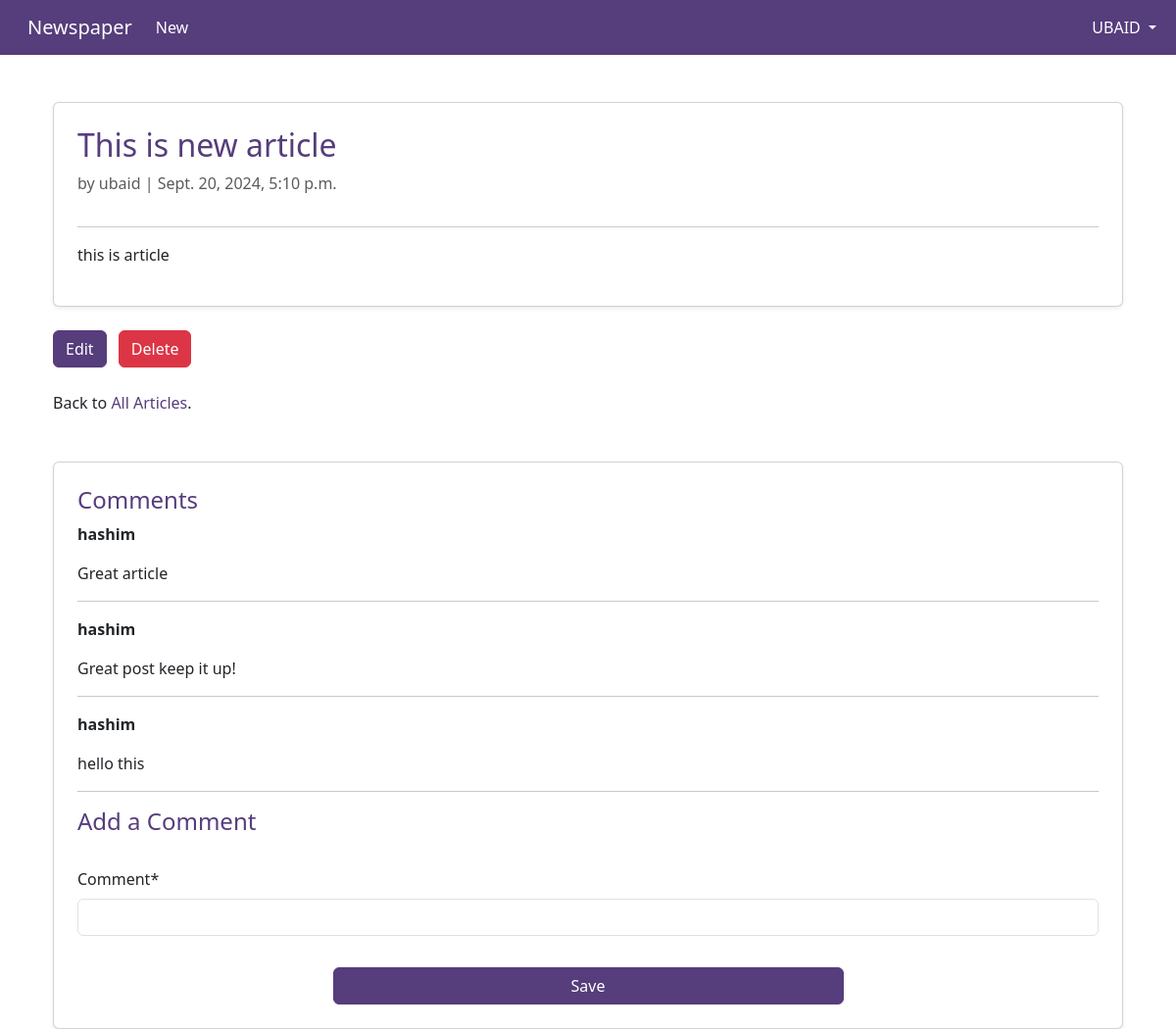
The app's page /articles/6/ (signed in) with its own data.
### accounts/models.py (models this page shows)
class CustomUser(AbstractUser):
    age = models.PositiveIntegerField(null=True, blank=True)
    address = models.CharField(max_length=255, null=True, blank=True)
    city = models.CharField(max_length=100, null=True, blank=True)
    state = models.CharField(max_length=100, null=True, blank=True)
    country = models.CharField(max_length=100, null=True, blank=True)
    zip = models.CharField(max_length=100, null=True, blank=True)
    phone = models.CharField(max_length=100, null=True, blank=True)
    def __str__(self):
        return self.username

### articles/models.py (models this page shows, shortened)
class Article(models.Model):
    title = models.CharField(max_length=255)
    body = models.TextField()
    date = models.DateTimeField(auto_now_add=True)
    author = models.ForeignKey(
        settings.AUTH_USER_MODEL,
        on_delete=models.CASCADE,
    )

class Comment(models.Model):
    article = models.ForeignKey(Article, on_delete=models.CASCADE)
    comment = models.CharField(max_length=140)
    author = models.ForeignKey(
        settings.AUTH_USER_MODEL,
        on_delete=models.CASCADE,
    )

### articles/views.py (the view, shortened to what this page needs)
# urls.py: path("<int:pk>/", ArticleDetailView.as_view(), name="article_detail"),  # new
class ArticleDetailView(LoginRequiredMixin, DetailView):  # new
    def get(self, request, *args, **kwargs):
        view = CommentGet.as_view()
        return view(request, *args, **kwargs)

### articles/forms.py
class CommentForm(forms.ModelForm):
    class Meta:
        model = Comment
        fields = ("comment",)

### articles/views.py (called while the page is built)
    def get_context_data(self, **kwargs):
        context = super().get_context_data(**kwargs)
        context["form"] = CommentForm()
        return context

### templates/article_detail.html (shortened to what this page needs)
{% extends "base.html" %}
{% block content %}
{% load crispy_forms_tags %}
<div class="container mt-5">
    <div class="article-entry card shadow-sm p-4">
        <h2 style="color: #563d7c;">{{ object.title }}</h2>
        <p class="text-muted">by {{ object.author }} | {{ object.date }}</p>
        <hr>
        <p>{{ object.body }}</p>
    </div>
    <div class="mt-4">
        {% if request.user.is_authenticated and request.user.pk == object.author.pk %}
            <a href="{% url 'article_edit' object.pk %}" class="btn btn-primary" style="background-color: #563d7c; border-color: #563d7c;">Edit</a>
            <a href="{% url 'article_delete' object.pk %}" class="btn btn-danger ms-2">Delete</a>
        {% endif %}
        <p class="mt-4">Back to <a href="{% url 'articles' %}" style="color: #563d7c; text-decoration: none;">All Articles</a>.</p>
    </div>
    <div class="card shadow-sm p-4 mt-5">
        <h4 style="color: #563d7c;">Comments</h4>
        <div class="overflow-auto" style="max-height: 300px;">
            {% if object.comment_set.all %}
                {% for comment in object.comment_set.all %}
                    <div class="mb-3">
                        <p class="fw-bold">{{ comment.author }}</p>
                        <p>{{ comment.comment }}</p>
                        <hr>
                    </div>
                {% endfor %}
            {% else %}
                <p class="text-muted">No comments yet. Be the first to comment!</p>
            {% endif %}
        </div>
<h4 style="color: #563d7c;">Add a Comment</h4>
<form action="" method="post" class="mt-4">
    {{ form|crispy }}
    <div class="text-center">
        <button class="btn btn-primary w-50 mt-3" type="submit" style="background-color: #563d7c; border-color: #563d7c;">
            Save
        </button>
    </div>
</form>
    </div>
</div>
{% endblock content %}

### templates/base.html (shortened to what this page needs)
<!DOCTYPE html>
<html>
<head>
    <link href="https://cdn.jsdelivr.net/npm/bootstrap@5.3.3/dist/css/bootstrap.min.css" rel="stylesheet">
</head>
<body>
    <nav class="navbar navbar-expand-lg" style="background-color: #563d7c; color: #fff;">
        <div class="container-fluid">
            <a class="navbar-brand text-white ms-3" href="{% url 'articles' %}"> Newspaper</a>
            <div class="collapse navbar-collapse" id="navbarSupportedContent">
                <ul class="navbar-nav me-auto mb-2 mb-lg-0">
                    {% if user.is_authenticated %}
                    <li class="nav-item">
                        <a href="{% url 'article_new' %}" class="nav-link text-white"> New</a>
                    </li>
                </ul>
                <ul class="navbar-nav">
                    <li class="nav-item dropdown">
                        <a class="nav-link dropdown-toggle text-uppercase text-white" href="#" role="button"
                            data-bs-toggle="dropdown" aria-expanded="false">
                             {{ user.username }}
                        </a>
                    </li>
                </ul>
            {% endif %}
        </div>
    </nav>
    <main>
        <div class="container">
            {% block content %}
            {% endblock content %}
        </div>
    </main>
</body>
</html>

### records on screen
CustomUser: username "UBAID"
Article: title "This is new article", author "ubaid", date "Sept. 20, 2024, 5:10 p.m.", body "this is article"
Comment: author "hashim", comment "Great article"
Comment: author "hashim", comment "Great post keep it up!"
Comment: author "hashim", comment "hello this"
